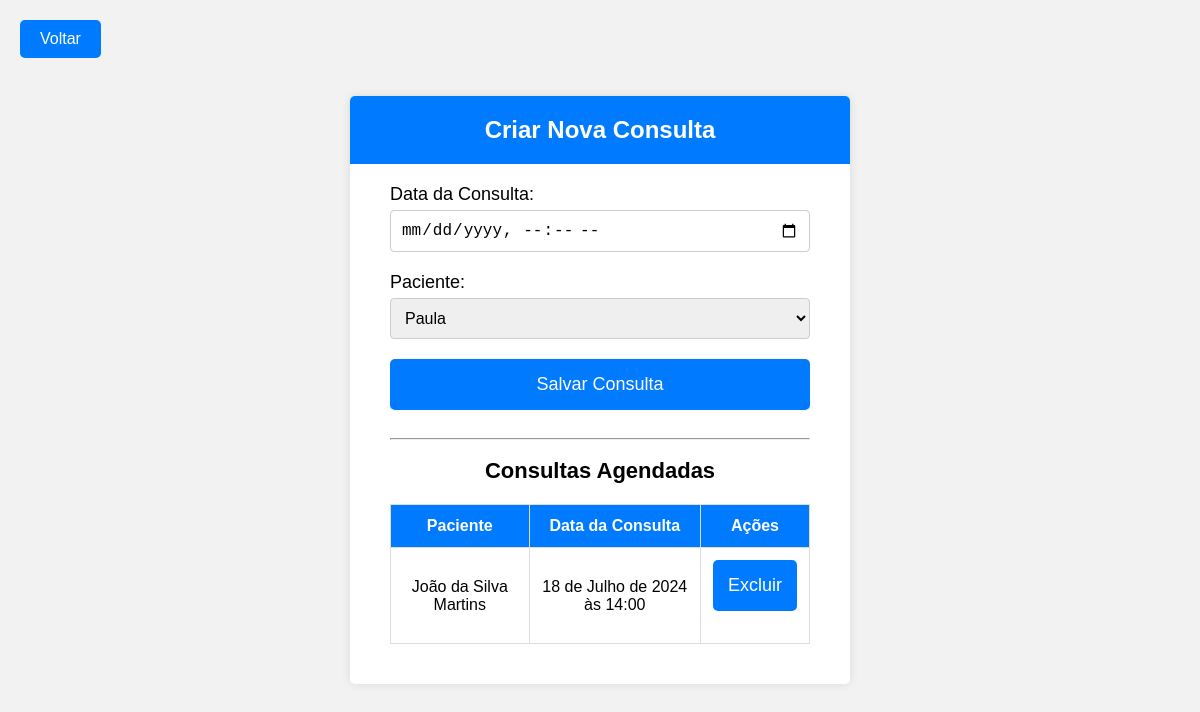
The app's page /agenda/ (signed in) with its own data.
### cadastro_paciente/models.py (models this page shows, shortened)
class CadastroPaciente(models.Model):
    SEXO_CHOICES = [
        ('M', 'Masculino'),
        ('F', 'Feminino'),
        ('O', 'Outro'),
    ]
    ESTADO_CIVIL_CHOICES = [
        ('solteiro', 'Solteiro(a)'),
        ('casado', 'Casado(a)'),
        ('divorciado', 'Divorciado(a)'),
        ('viuvo', 'Viúvo(a)'),
        ('uniao_estavel', 'União Estável'),
        ('outro', 'Outro'),
    ]
    idPaciente = models.AutoField(primary_key=True, null=False, blank=False)
    nome = models.CharField(max_length=100, null=False, blank=False)
    data_nascimento = models.DateField(null=True, blank=True)
    sexo = models.CharField(max_length=30, choices=SEXO_CHOICES, null=True)
    email = models.EmailField(max_length=254, null=True, blank=True)
    cpf = models.CharField(max_length=14, null=True, blank=True)
    rg = models.CharField(max_length=20, null=True, blank=True)
    celular = models.CharField(max_length=20, null=True, blank=True)
    endereco = models.TextField(max_length=100, null=True, blank=True)
    nacionalidade = models.CharField(max_length=100, null=True, blank=True)
    estado_civil = models.CharField(max_length=50, choices=ESTADO_CIVIL_CHOICES, null=True)
    profissao = models.CharField(max_length=100, null=True, blank=True)
    convenio = models.CharField(max_length=150, null=True, blank=True)
    terapeuta = models.ForeignKey(User, on_delete=models.CASCADE, null=True)

### agenda/models.py (models this page shows)
class Agenda(models.Model):
    _id = models.AutoField(primary_key=True)
    date = models.DateTimeField()
    _idPaciente = models.ForeignKey(CadastroPaciente, on_delete=models.CASCADE)
    terapeuta = models.ForeignKey(User, on_delete=models.CASCADE, null=True)

### agenda/views.py (the view)
# urls.py: path('', agenda, name='agenda'),
@login_required(login_url="/auth/login/")
def agenda(request):
    consultas = Agenda.objects.filter(_idPaciente__terapeuta=request.user).order_by('date')
    pacientes = CadastroPaciente.objects.filter(terapeuta=request.user)
    dados_consultas = []
    for consulta in consultas:
        paciente = consulta._idPaciente
        dados_consultas.append({
            'id_agenda': consulta._id,
            'date': consulta.date,
            'name': paciente.nome,
        })
    if not consultas:
        consultas = []
    return render(request, 'agenda.html', {'consultas': dados_consultas, 'pacientes': pacientes})

### agenda/templates/agenda.html (shortened to what this page needs)
<!DOCTYPE html>
<html lang="pt-br">
<head>
</head>
<body>
    <a class="back-btn" href="/home">Voltar</a>
    <div class="container">
        <h1>Criar Nova Consulta</h1>
        <section>
            <form action="{% url 'criar_consulta' %}" method="POST">
                <div class="input-container">
                    <label for="data_consulta">Data da Consulta:</label>
                    <input type="datetime-local" id="data_consulta" name="date" required />
                </div>
                <div class="input-container">
                    <label for="_idPaciente">Paciente:</label>
                    <select id="_idPaciente" name="_idPaciente">
                        {% for paciente in pacientes %}
                        <option value="{{ paciente.idPaciente }}">{{ paciente.nome }}</option>
                        {% endfor %}
                    </select>
                </div>
                <button type="submit">Salvar Consulta</button>
            </form>
        </section>
        <hr />
        <section>
            <h2>Consultas Agendadas</h2>
            <table>
                <thead>
                    <tr>
                        <th>Paciente</th>
                        <th>Data da Consulta</th>
                        <th>Ações</th>
                    </tr>
                </thead>
                <tbody>
                    {% for agenda in consultas %}
                    <tr>
                        <td>{{ agenda.name }}</td>
                        <td>{{ agenda.date }}</td>
                        <td>
                            <form action="{% url 'deletar_consulta' agenda.id_agenda %}" method="post">
                                <button type="submit" class="remove-button">Excluir</button>
                            </form>
                        </td>
                    </tr>
                    {% endfor %}
                </tbody>
            </table>
        </section>
    </div>
</body>
</html>

### agenda/templates/agenda.html (style rules this page uses)
body { font-family: Arial, sans-serif; background-color: #f2f2f2; display: flex; justify-content: center; align-items: center; min-height: 100vh; margin: 0; position: relative; overflow: auto; }
.container { background-color: white; padding: 40px; border-radius: 5px; box-shadow: 0 0 10px rgba(0, 0, 0, 0.1); text-align: center; width: 90%; max-width: 500px; box-sizing: border-box; margin-bottom: 20px; }
.container h1 { background-color: #007bff; color: white; padding: 20px 0; margin: -40px -40px 20px -40px; border-radius: 5px 5px 0 0; font-size: 24px; }
.container h2 { font-size: 22px; margin-bottom: 20px; }
.input-container { display: flex; flex-direction: column; margin-bottom: 20px; text-align: left; }
.input-container > label { font-size: 18px; margin-bottom: 5px; }
.input-container > input, .input-container > select { padding: 10px; border-radius: 4px; font-size: 16px; border: 1px solid #ccc; width: 100%; box-sizing: border-box; }
.container button { background-color: #007bff; color: white; padding: 15px; border: none; border-radius: 5px; text-decoration: none; font-size: 18px; cursor: pointer; margin-bottom: 20px; width: 100%; }
table { width: 100%; border-collapse: collapse; margin-top: 20px; }
th, td { border: 1px solid #ddd; padding: 12px; text-align: center; font-size: 16px; }
th { background-color: #007bff; color: white; }
.remove-button { background-color: #ff0000; color: white; padding: 10px; border: none; border-radius: 5px; cursor: pointer; }
.back-btn { background-color: #007bff; color: white; padding: 10px 20px; border: none; border-radius: 5px; text-decoration: none; font-size: 16px; cursor: pointer; position: absolute; top: 20px; left: 20px; }

### records on screen
CadastroPaciente: name "João da Silva Martins"
Agenda: date "18 de Julho de 2024 às 14:00"

### other values on screen
form field _idPaciente "Paula"
